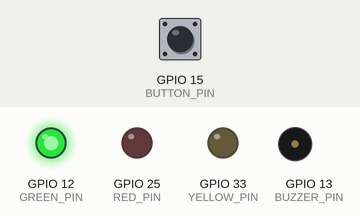
This program was run on a simulated ESP32. Parts: output pins drawn as LEDs (lit = HIGH), buzzer (waves = sounding). The test bench sets the inputs (shaded band); at power-on: GPIO 15 (BUTTON_PIN) HIGH.

Above: at 13.9 s.
14.0 s: GPIO 15 (BUTTON_PIN) pulled LOW for 0.15 s
At 14.25 s:
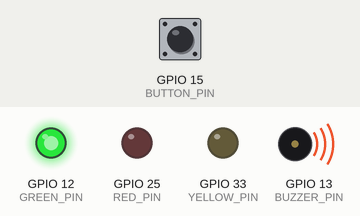
At 17.6 s:
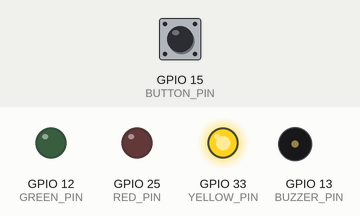
Timing chart, 0 to 24.0 s (numbered marks = the images above; inputs shaded):
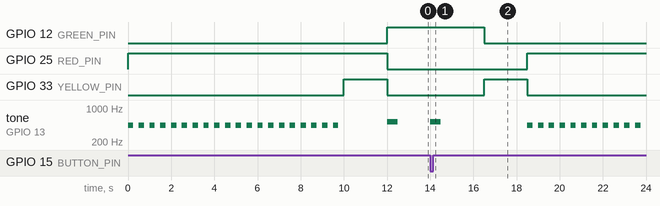

Measured:
- after the input at 14.0 s, GPIO 12 (GREEN_PIN): HIGH → LOW after 2.5 s; GPIO 25 (RED_PIN): LOW → HIGH after 4.5 s; GPIO 33 (YELLOW_PIN): LOW → HIGH after 2.5 s, → LOW 2.0 s later
- by itself, tone on GPIO 13 (BUZZER_PIN): plays 440 Hz for 0.25 s, 440 Hz for 0.25 s, 440 Hz for 0.25 s, 440 Hz for 0.25 s, 440 Hz for 0.25 s, 440 Hz for 0.25 s … (21 notes in this stretch)

The program:

main.cpp
```cpp
#include <Arduino.h>
#define GREEN_PIN 12
#define YELLOW_PIN 33
#define RED_PIN 25
#define BUZZER_PIN 13
#define BUTTON_PIN 15

// put function declarations here:
#define RED_STATE 0
#define RED_YELLOW_STATE 1
#define YELLOW_STATE 2
#define GREEN_STATE 3
#define RED_MILLIS 10000
#define YELLOW_MILLIS 2000
#define GREEN_MILLIS 5000

int tl_state; // Traffic light state.
unsigned long tl_timer; // Traffic light timer.
int buttonState;  // Button state.

void setup(){
// Configure LED pins as outputs.
  pinMode(RED_PIN, OUTPUT);
  pinMode(YELLOW_PIN, OUTPUT);
  pinMode(GREEN_PIN, OUTPUT);
  pinMode(BUZZER_PIN, OUTPUT);
  pinMode(BUTTON_PIN, INPUT_PULLUP);
  // Initial state for states and timers..
  tl_state = RED_STATE;
  tl_timer = millis() + RED_MILLIS;
}
void loop(){
  buttonState = digitalRead(BUTTON_PIN);

  // TL state machine
  switch (tl_state){
    case RED_STATE:
    // Turn red light on.
    digitalWrite(RED_PIN, HIGH);
    // Activate buzzer.
    tone(BUZZER_PIN, 440);
    delay(250);
    noTone(BUZZER_PIN);
    delay(250);

    if (millis() >= tl_timer){
      // Turn red light off.
      digitalWrite(RED_PIN, LOW);
      // Set timer for red-yellow state.
      tl_state = RED_YELLOW_STATE;
      tl_timer = millis() + YELLOW_MILLIS;
    }
    break;

    case RED_YELLOW_STATE:
    // Code for red-yellow state.
    digitalWrite(RED_PIN, HIGH);
    digitalWrite(YELLOW_PIN, HIGH);

    if (millis() >= tl_timer){
      digitalWrite(RED_PIN, LOW);
      digitalWrite(YELLOW_PIN, LOW);
      tl_state = GREEN_STATE;
      tl_timer = millis() + GREEN_MILLIS;
    }
    break;

    case YELLOW_STATE:
    // Code for yellow state.
    digitalWrite(YELLOW_PIN, HIGH);

     if (millis() >= tl_timer){
      digitalWrite(YELLOW_PIN, LOW);
      tl_state = RED_STATE;
      tl_timer = millis() + RED_MILLIS;
    }
    break;

    case GREEN_STATE:
    // Turn green light on.
    digitalWrite(GREEN_PIN, HIGH);

    // Activate buzzer
    tone(BUZZER_PIN, 523);
    delay(500);
    noTone(BUZZER_PIN);
    delay(1500);

    if (buttonState == LOW){
      delay(500);
      // Turn green light off.
      digitalWrite(GREEN_PIN, LOW);

      // Set timer for yellow state.
      tl_state = YELLOW_STATE;
      tl_timer = millis() + YELLOW_MILLIS;

    }
  }
}
```
